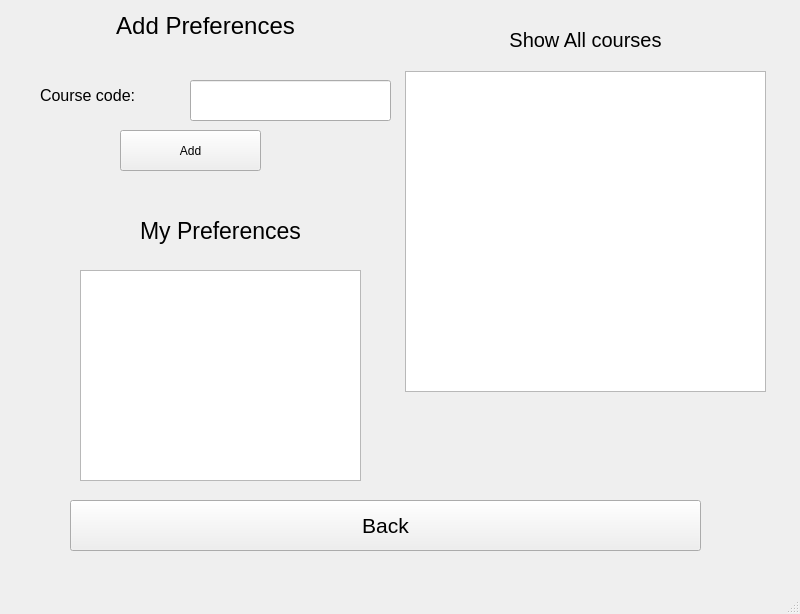
<?xml version="1.0" encoding="UTF-8"?>
<ui version="4.0">
 <class>MainWindow</class>
 <widget class="QMainWindow" name="MainWindow">
  <property name="geometry">
   <rect>
    <x>0</x>
    <y>0</y>
    <width>800</width>
    <height>614</height>
   </rect>
  </property>
  <property name="windowTitle">
   <string>MainWindow</string>
  </property>
  <widget class="QWidget" name="centralwidget">
   <widget class="QTableView" name="tableView_AllCourses">
    <property name="geometry">
     <rect>
      <x>405</x>
      <y>71</y>
      <width>361</width>
      <height>321</height>
     </rect>
    </property>
   </widget>
   <widget class="QPushButton" name="pushButton_Back">
    <property name="geometry">
     <rect>
      <x>70</x>
      <y>500</y>
      <width>631</width>
      <height>51</height>
     </rect>
    </property>
    <property name="font">
     <font>
      <pointsize>16</pointsize>
     </font>
    </property>
    <property name="text">
     <string>Back</string>
    </property>
   </widget>
   <widget class="QLineEdit" name="lineEdit_CourseCode">
    <property name="geometry">
     <rect>
      <x>190</x>
      <y>80</y>
      <width>201</width>
      <height>41</height>
     </rect>
    </property>
   </widget>
   <widget class="QLabel" name="label">
    <property name="geometry">
     <rect>
      <x>440</x>
      <y>30</y>
      <width>291</width>
      <height>20</height>
     </rect>
    </property>
    <property name="font">
     <font>
      <pointsize>15</pointsize>
     </font>
    </property>
    <property name="text">
     <string>Show All courses</string>
    </property>
    <property name="alignment">
     <set>Qt::AlignCenter</set>
    </property>
   </widget>
   <widget class="QLabel" name="label_2">
    <property name="geometry">
     <rect>
      <x>50</x>
      <y>-20</y>
      <width>311</width>
      <height>91</height>
     </rect>
    </property>
    <property name="font">
     <font>
      <pointsize>18</pointsize>
     </font>
    </property>
    <property name="text">
     <string>Add Preferences</string>
    </property>
    <property name="alignment">
     <set>Qt::AlignCenter</set>
    </property>
   </widget>
   <widget class="QLabel" name="label_3">
    <property name="geometry">
     <rect>
      <x>40</x>
      <y>80</y>
      <width>221</width>
      <height>31</height>
     </rect>
    </property>
    <property name="font">
     <font>
      <pointsize>12</pointsize>
     </font>
    </property>
    <property name="text">
     <string>Course code:</string>
    </property>
   </widget>
   <widget class="QTableView" name="tableView_AssignedCourses">
    <property name="geometry">
     <rect>
      <x>80</x>
      <y>270</y>
      <width>281</width>
      <height>211</height>
     </rect>
    </property>
   </widget>
   <widget class="QPushButton" name="pushButton_SetPreferences">
    <property name="geometry">
     <rect>
      <x>120</x>
      <y>130</y>
      <width>141</width>
      <height>41</height>
     </rect>
    </property>
    <property name="text">
     <string>Add</string>
    </property>
   </widget>
   <widget class="QLabel" name="label_4">
    <property name="geometry">
     <rect>
      <x>120</x>
      <y>210</y>
      <width>201</width>
      <height>41</height>
     </rect>
    </property>
    <property name="font">
     <font>
      <pointsize>17</pointsize>
     </font>
    </property>
    <property name="text">
     <string>My Preferences</string>
    </property>
    <property name="alignment">
     <set>Qt::AlignCenter</set>
    </property>
   </widget>
  </widget>
  <widget class="QMenuBar" name="menubar">
   <property name="geometry">
    <rect>
     <x>0</x>
     <y>0</y>
     <width>800</width>
     <height>26</height>
    </rect>
   </property>
  </widget>
  <widget class="QStatusBar" name="statusbar"/>
 </widget>
 <resources/>
 <connections/>
</ui>
